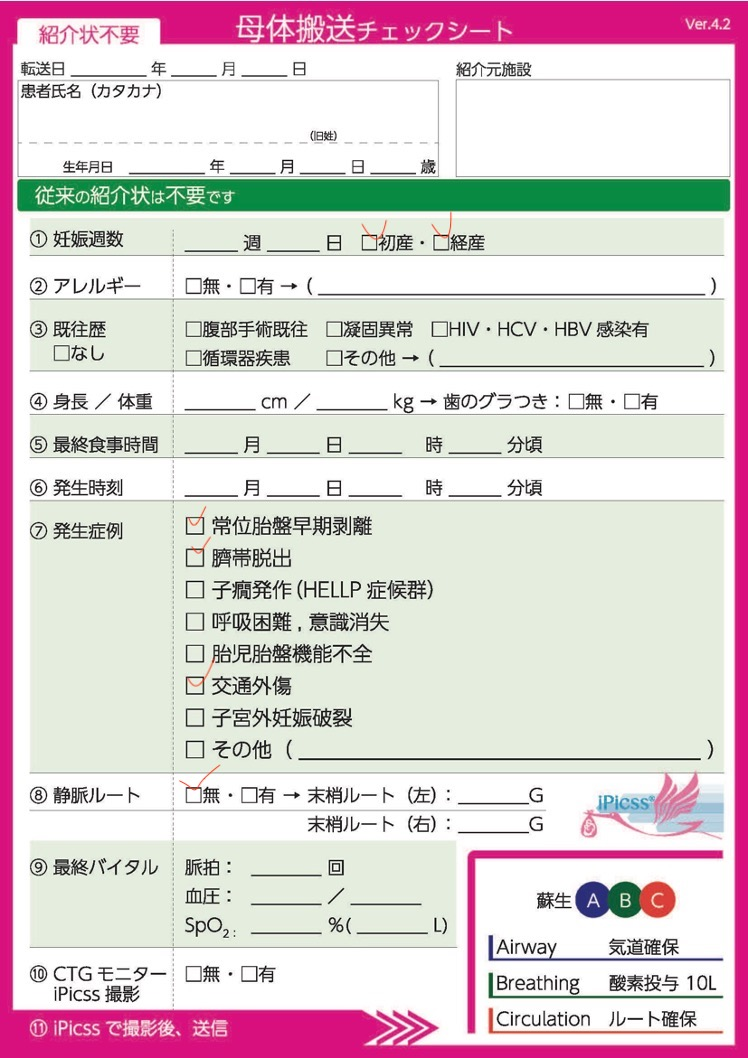
#> input picture sheet1.jpg, 748 x 1058 px
$ python sample.py
#> lines starting #> are read from the running program, lines starting #| are printed output that depends on the picture
"""_summary_

openCVによる、丸つき数字の認識サンプル
"""

import cv2
import numpy as np
import matplotlib.pyplot as plt


def detect_circles(img_path: str) -> None:
    #円の検出サンプル
    """cv2.HoughCircles()パラメーターの説明
        img: 入力画像
        method: 検出手法
        dp: 検出精度 値が大きいほど検出基準が緩くなり、値が小さいほど検出基準が厳しく
        minDist:検出される円同士が最低限離れていなければならない距離
        param1: 円検出におけるCannyエッジ検出の閾値(上限値)の設定、上限値以下, 下限値(paramの1/2)以上のものを正しいエッジとして判断.
        param2: 円の中心を検出する際の閾値、低い値にすると円の誤検出が多くなり、高い値にすると未検出が多くなる。
        minRadius: 検出する円の最小半径
        maxRadius: 検出する円の最大半径
    """
#> called with img_path = 'sheet1.jpg'

    image = cv2.imread(img_path)
#> image is the input picture: shape (1058, 748, 3); mean B, G, R 210.8, 207.9, 221.1
    print('load image')
    gray_scale = cv2.cvtColor(image, cv2.COLOR_BGR2GRAY)
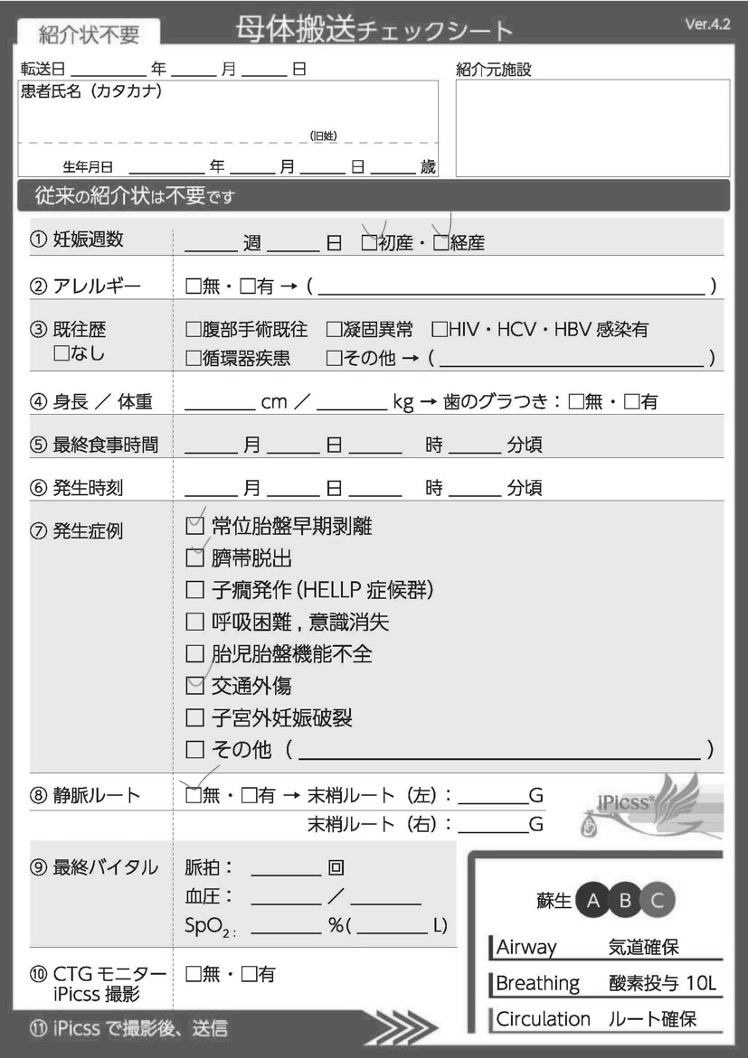
#> gray_scale: shape (1058, 748); min 0, max 255, mean 212.2

    circles = cv2.HoughCircles(
        gray_scale,
        cv2.HOUGH_GRADIENT,
        dp=0.2,
        minDist=5,
        minRadius=3
    )
#> circles = 1384 rows, first 8: [409.5, 622.5, 324.9], [620.5, 588.5, 409.8], [639.5, 586.5, 411.9], [502.5, 532.5, 300.9], [497.5, 537.5, 295.8], [577.5, 627.5, 332.8], [596.5, 621.5, 368], [507.5, 722.5, 322.9]
    print("detecting circles")

    #cv2.circle関数のいくつかの引数は Int型である必要があるので、
    #このタイミングで np.float型から整数値に丸め、さらに16ビット情報にキャストします
    circles = np.uint16(np.around(circles))
#> circles = 1384 rows, first 8: [410, 622, 325], [620, 588, 410], [640, 586, 412], [502, 532, 301], [498, 538, 296], [578, 628, 333], [596, 622, 368], [508, 722, 323]

    #検出した円を描画する:
    # circlesには、検出した円の数だけの座標配列が格納されているので、これをfor文で回して描画する
    for i in circles[0, :]:
        # 円を描画する
        # cv2.circle(画像, 円の中心座標, 円の半径, 色, 線の太さ)
        cv2.circle(image, (i[0], i[1]), i[2], (0, 255, 0), 2)

        # 円の中心を描画する
        cv2.circle(image, (i[0], i[1]), 2, (0, 0, 255), 3)
#> this loop made 1384 passes
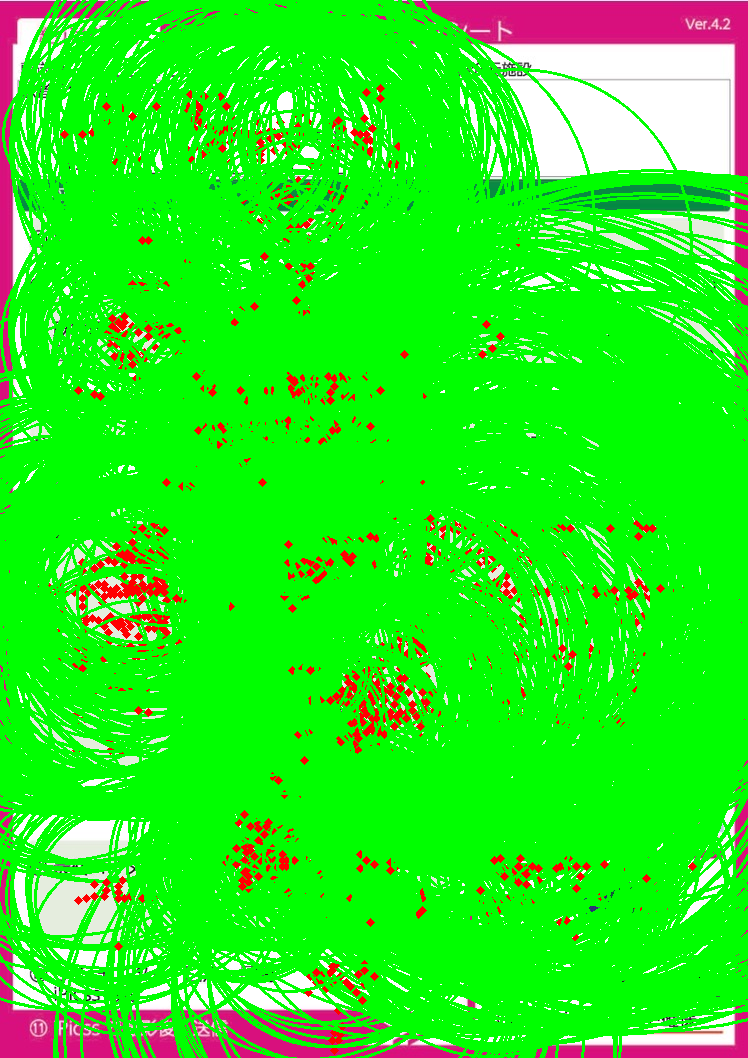
#> image: shape (1058, 748, 3); mean B, G, R 29.6, 235.8, 40.2
    plot_circles(image)

def plot_circles(image: np.ndarray) -> None:
    # Convert the image from BGR to RGB
    image_rgb = cv2.cvtColor(image, cv2.COLOR_BGR2RGB)

    # Plot the image
    plt.imshow(image_rgb)
    plt.show()


def main():

    detect_circles('sheet1.jpg')


if __name__ == '__main__':
    main()
